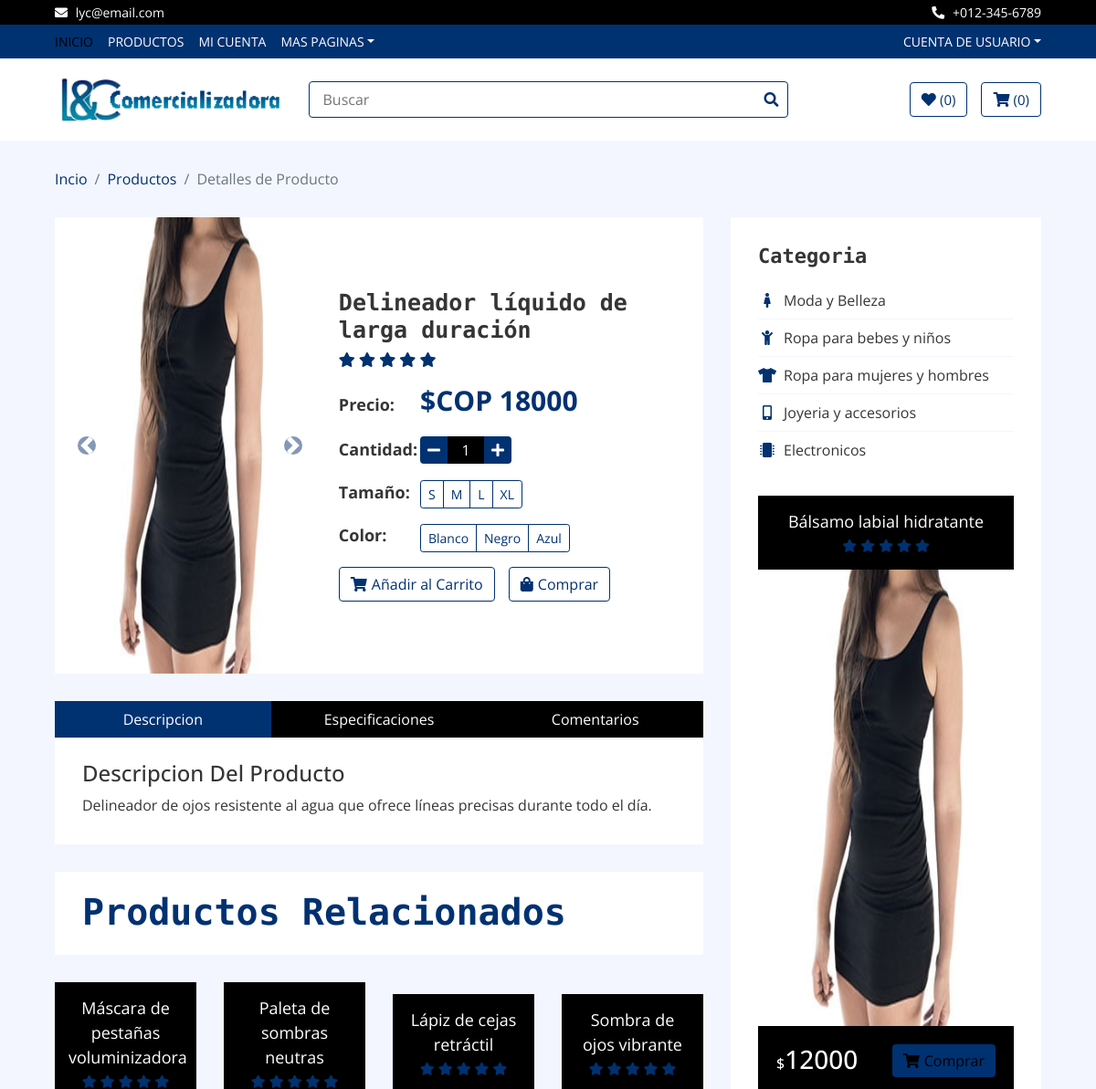
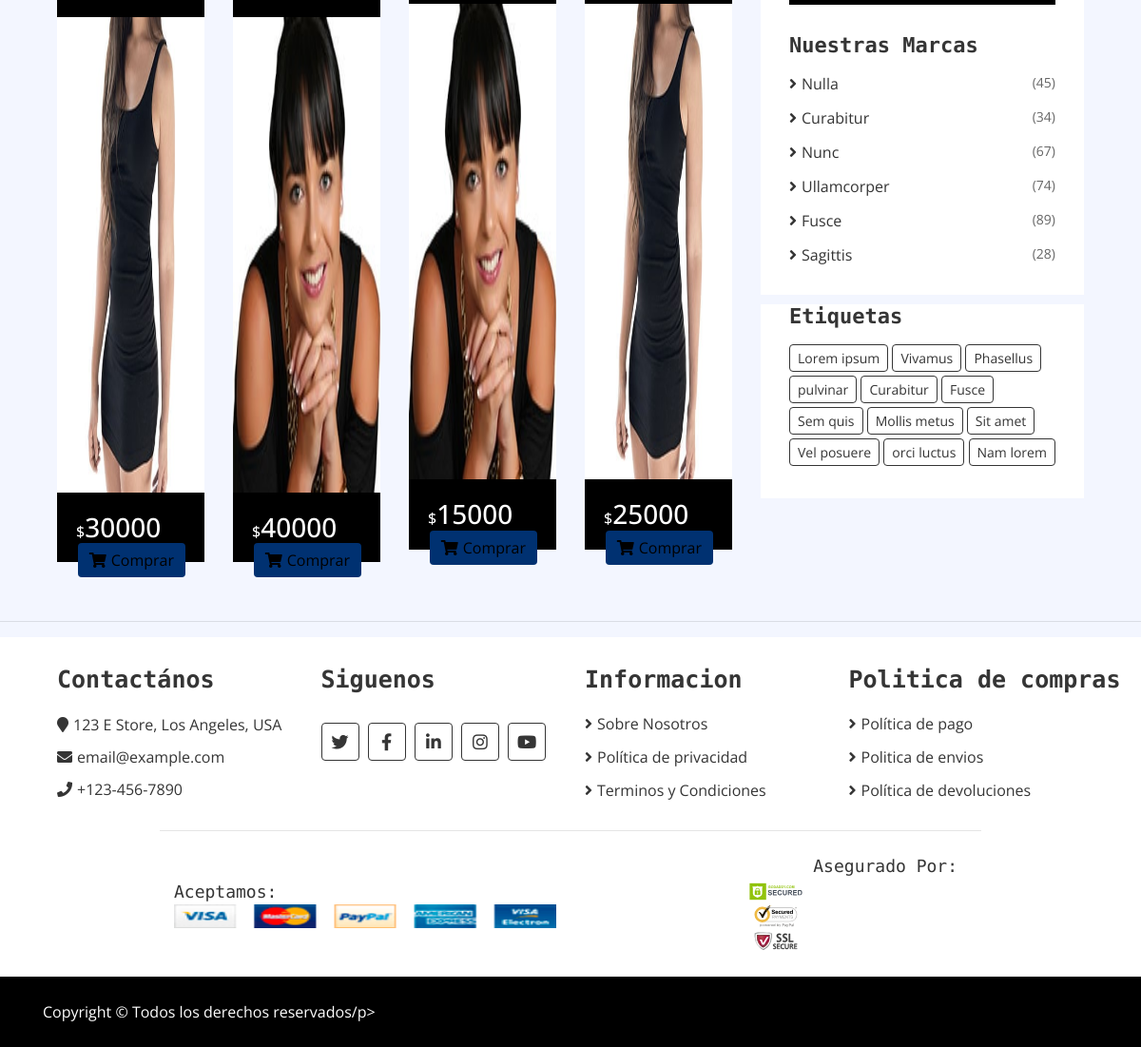
The page /product-detail/3/ on the database its author committed (2 pictures, top to bottom).
### productos/models.py (models this page shows, shortened)
class Producto(models.Model):
    nombre = models.CharField(max_length=100)
    precio = models.IntegerField()
    imagen = models.ImageField(upload_to='productos/', blank=True, null=True)
    cantidad_disponible = models.PositiveIntegerField(default=0)
    descripcion = models.TextField(blank=True, null=True)
    fecha_carga = models.DateTimeField(auto_now_add=True)
    fecha_actualizacion = models.DateTimeField(auto_now=True)
    tipo = models.ForeignKey(TipoProducto, on_delete=models.SET_NULL, null=True, blank=True)

### core/views.py (the view)
# urls.py: path('product-detail/<int:producto_id>/', core_views.product_detail, name='product_detail'),
def product_detail(request, producto_id):
    producto = get_object_or_404(Producto, id=producto_id)
    productos_relacionados = Producto.objects.filter(tipo=producto.tipo).exclude(id=producto_id)[:4]
    productos = Producto.objects.all().exclude(id=producto_id)
    producto_aleatorio = random.choice(productos)
    return render(request, 'core/product-detail.html', {
        'producto': producto,
        'productos_relacionados': productos_relacionados,
        'producto_aleatorio': producto_aleatorio,
    })

### core/templates/core/product-detail.html (shortened to what this page needs)
{% extends 'core/base.html' %}
{% load static %}
{% block content %}
<div class="breadcrumb-wrap">
  <div class="container-fluid">
    <ul class="breadcrumb">
      <li class="breadcrumb-item"><a href="#">Incio</a></li>
      <li class="breadcrumb-item"><a href="#">Productos</a></li>
      <li class="breadcrumb-item active">Detalles de Producto</li>
    </ul>
  </div>
</div>
<div class="product-detail">
  <div class="container-fluid">
    <div class="row">
      <div class="col-lg-8">
        <div class="product-detail-top">
          <div class="container">
            <div class="row align-items-center">
              <div class="col-md-5">
                <div
                  id="product-slider"
                  class="carousel slide"
                  data-ride="carousel"
                >
                  <div class="carousel-inner">
                    <div class="carousel-item active">
                      {% if producto.imagen %}
                      <img
                        src="{{ producto.imagen.url }}"
                        alt="Product Image"
                        class="d-block w-100"
                      />
                      {% else %}
                      <img
                        src="{% static 'core/img/product-1.jpg' %}"
                        alt="Product Image"
                        class="d-block w-100"
                      />
                      {% endif %}
                    </div>
                  </div>
                  <a
                    class="carousel-control-prev"
                    href="#product-slider"
                    role="button"
                    data-slide="prev"
                  >
                    <span
                      class="carousel-control-prev-icon"
                      aria-hidden="true"
                    ></span>
                  </a>
                  <a
                    class="carousel-control-next"
                    href="#product-slider"
                    role="button"
                    data-slide="next"
                  >
                    <span
                      class="carousel-control-next-icon"
                      aria-hidden="true"
                    ></span>
                  </a>
                </div>
              </div>
              <div class="col-md-7">
                <div class="product-content">
                  <div class="title"><h2>{{ producto.nombre }}</h2></div>
                  <div class="ratting">
                    <i class="fa fa-star"></i>
                    <i class="fa fa-star"></i>
                    <i class="fa fa-star"></i>
                    <i class="fa fa-star"></i>
                    <i class="fa fa-star"></i>
                  </div>
                  <div class="price">
                    <h4>Precio:</h4>
                    <p>$COP {{ producto.precio }}</p>
                  </div>
                  <div class="quantity">
                    <h4>Cantidad:</h4>
                    <div class="qty">
                      <button class="btn-minus">
                        <i class="fa fa-minus"></i>
                      </button>
                      <input type="text" value="1" />
                      <button class="btn-plus">
                        <i class="fa fa-plus"></i>
                      </button>
                    </div>
                  </div>
                  <div class="p-size">
                    <h4>Tamaño:</h4>
                    <div class="btn-group btn-group-sm">
                      <button type="button" class="btn">S</button>
                      <button type="button" class="btn">M</button>
                      <button type="button" class="btn">L</button>
                      <button type="button" class="btn">XL</button>
                    </div>
                  </div>
                  <div class="p-color">
                    <h4>Color:</h4>
                    <div class="btn-group btn-group-sm">
                      <button type="button" class="btn">Blanco</button>
                      <button type="button" class="btn">Negro</button>
                      <button type="button" class="btn">Azul</button>
                    </div>
                  </div>
                  <div class="action">
                    <a class="btn" href="{% url 'add_to_cart' producto.id %}">
                      <i class="fa fa-shopping-cart"></i>Añadir al Carrito
                    </a>
                    <a class="btn" href="#">
                      <i class="fa fa-shopping-bag"></i>Comprar
                    </a>
                  </div>
                </div>
              </div>
            </div>
          </div>
        </div>
        <div class="row product-detail-bottom">
          <div class="col-lg-12">
            <ul class="nav nav-pills nav-justified">
              <li class="nav-item">
                <a
                  class="nav-link active"
                  data-toggle="pill"
                  href="#description"
                  >Descripcion</a
                >
              </li>
              <li class="nav-item">
                <a class="nav-link" data-toggle="pill" href="#specification"
                  >Especificaciones</a
                >
              </li>
              <li class="nav-item">
                <a class="nav-link" data-toggle="pill" href="#reviews"
                  >Comentarios</a
                >
              </li>
            </ul>
            <div class="tab-content">
              <div id="description" class="container tab-pane active">
                <h4>Descripcion Del Producto</h4>
                <p>{{ producto.descripcion }}</p>
              </div>
            </div>
          </div>
        </div>
        <div class="product">
          <div class="section-header">
            <h1>Productos Relacionados</h1>
          </div>
          <div class="row align-items-center product-slider product-slider-3">
            {% for producto_relacionado in productos_relacionados %}
            <div class="col-lg-3">
                <div class="product-item">
                    <div class="product-title">
                        <a href="#">{{ producto_relacionado.nombre }}</a>
                        <div class="ratting">
                            <i class="fa fa-star"></i>
                            <i class="fa fa-star"></i>
                            <i class="fa fa-star"></i>
                            <i class="fa fa-star"></i>
                            <i class="fa fa-star"></i>
                        </div>
                    </div>
                    <div class="product-image">
                        <a href="#">
                            <img src="{{ producto_relacionado.imagen.url }}" alt="Product Image" />
                        </a>
                    </div>
                    <div class="product-price">
                      <h3><span>$</span>{{ producto_relacionado.precio }}</h3>
                      {% if producto_relacionado.cantidad_disponible > 0 %}
                      <a class="btn" href="{% url 'product_detail' producto_relacionado.id %}">
                        <i class="fa fa-shopping-cart"></i>Comprar
                      </a>
                      {% else %}
                      <button class="btn btn-disabled" disabled>Agotado</button>
                      {% endif %}
                  </div>
                </div>
            </div>
            {% endfor %}
        </div>
        </div>
      </div>
      <div class="col-lg-4 sidebar">
        <div class="sidebar-widget category">
          <h2 class="title">Categoria</h2>
          <nav class="navbar bg-light">
            <ul class="navbar-nav">
              <li class="nav-item">
                <a class="nav-link" href="#"
                  ><i class="fa fa-female"></i>Moda y Belleza</a
                >
              </li>
              <li class="nav-item">
                <a class="nav-link" href="#"
                  ><i class="fa fa-child"></i>Ropa para bebes y niños</a
                >
              </li>
              <li class="nav-item">
                <a class="nav-link" href="#"
                  ><i class="fa fa-tshirt"></i>Ropa para mujeres y hombres</a
                >
              </li>
              <li class="nav-item">
                <a class="nav-link" href="#"
                  ><i class="fa fa-mobile-alt"></i>Joyeria y accesorios</a
                >
              </li>
              <li class="nav-item">
                <a class="nav-link" href="#"
                  ><i class="fa fa-microchip"></i>Electronicos</a
                >
              </li>
            </ul>
          </nav>
        </div>
        <div class="sidebar-widget">
          <div class="product-item">
            <div class="product-title">
              <a href="#">{{ producto_aleatorio.nombre }}</a>
              <div class="ratting">
                <i class="fa fa-star"></i>
                <i class="fa fa-star"></i>
                <i class="fa fa-star"></i>
                <i class="fa fa-star"></i>
                <i class="fa fa-star"></i>
              </div>
            </div>
            <div class="product-image">
              <a href="#">
                <img
                  src="{{ producto_aleatorio.imagen.url }}"
                  alt="Product Image"
                />
              </a>
            </div>
            <div class="product-price">
              <h3><span>$</span>{{ producto_aleatorio.precio }}</h3>
              <a class="btn" href="{% url 'product_detail' producto.id %}">
                <i class="fa fa-shopping-cart"></i>Comprar
              </a>
            </div>
          </div>
        </div>
        <div class="sidebar-widget brands">
          <h2 class="title">Nuestras Marcas</h2>
          <ul>
            <li><a href="#">Nulla </a><span>(45)</span></li>
            <li><a href="#">Curabitur </a><span>(34)</span></li>
            <li><a href="#">Nunc </a><span>(67)</span></li>
            <li><a href="#">Ullamcorper</a><span>(74)</span></li>
            <li><a href="#">Fusce </a><span>(89)</span></li>
            <li><a href="#">Sagittis</a><span>(28)</span></li>
          </ul>
        </div>
        <div class="sidebar-widget tag">
          <h2 class="title">Etiquetas</h2>
          <a href="#">Lorem ipsum</a>
          <a href="#">Vivamus</a>
          <a href="#">Phasellus</a>
          <a href="#">pulvinar</a>
          <a href="#">Curabitur</a>
          <a href="#">Fusce</a>
          <a href="#">Sem quis</a>
          <a href="#">Mollis metus</a>
          <a href="#">Sit amet</a>
          <a href="#">Vel posuere</a>
          <a href="#">orci luctus</a>
          <a href="#">Nam lorem</a>
        </div>
      </div>
    </div>
  </div>
</div>
{% endblock%}

### rows shown on the page
Producto: imagen (picture), nombre "Delineador líquido de larga duración", precio "18000", descripcion "Delineador de ojos resistente al agua que ofrece líneas precisas durante todo el día."
Producto: nombre "Máscara de pestañas voluminizadora", imagen (picture), precio "30000", cantidad_disponible 1 (drawn)
Producto: nombre "Paleta de sombras neutras", imagen (picture), precio "40000", cantidad_disponible 1 (drawn)
Producto: nombre "Lápiz de cejas retráctil", imagen (picture), precio "15000", cantidad_disponible 1 (drawn)
Producto: nombre "Sombra de ojos vibrante", imagen (picture), precio "25000", cantidad_disponible 1 (drawn)
Producto: nombre "Bálsamo labial hidratante", imagen (picture), precio "12000"

### other values the page prints
{{ request.session.cart|length }} "0"
